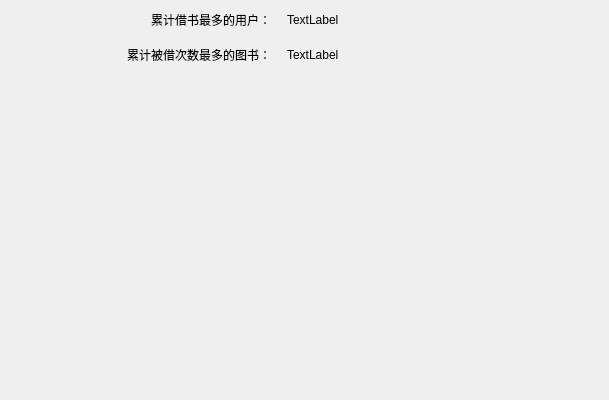
<?xml version="1.0" encoding="UTF-8"?>
<ui version="4.0">
 <class>Cell_AnalysisClass</class>
 <widget class="QWidget" name="Cell_AnalysisClass">
  <property name="geometry">
   <rect>
    <x>0</x>
    <y>0</y>
    <width>609</width>
    <height>400</height>
   </rect>
  </property>
  <property name="windowTitle">
   <string>Cell_Analysis</string>
  </property>
  <layout class="QGridLayout" name="gridLayout_2">
   <property name="leftMargin">
    <number>0</number>
   </property>
   <property name="topMargin">
    <number>0</number>
   </property>
   <property name="rightMargin">
    <number>0</number>
   </property>
   <property name="bottomMargin">
    <number>0</number>
   </property>
   <property name="spacing">
    <number>0</number>
   </property>
   <item row="0" column="0">
    <widget class="QWidget" name="widget" native="true">
     <property name="sizePolicy">
      <sizepolicy hsizetype="Preferred" vsizetype="Minimum">
       <horstretch>0</horstretch>
       <verstretch>0</verstretch>
      </sizepolicy>
     </property>
     <property name="minimumSize">
      <size>
       <width>0</width>
       <height>75</height>
      </size>
     </property>
     <property name="maximumSize">
      <size>
       <width>16777215</width>
       <height>75</height>
      </size>
     </property>
     <property name="name" stdset="0">
      <string>bg</string>
     </property>
     <layout class="QGridLayout" name="gridLayout">
      <property name="topMargin">
       <number>0</number>
      </property>
      <property name="bottomMargin">
       <number>0</number>
      </property>
      <item row="1" column="0">
       <widget class="QLabel" name="lb_book_prefix">
        <property name="sizePolicy">
         <sizepolicy hsizetype="Maximum" vsizetype="Maximum">
          <horstretch>150</horstretch>
          <verstretch>0</verstretch>
         </sizepolicy>
        </property>
        <property name="minimumSize">
         <size>
          <width>250</width>
          <height>10</height>
         </size>
        </property>
        <property name="maximumSize">
         <size>
          <width>250</width>
          <height>16777215</height>
         </size>
        </property>
        <property name="text">
         <string>累计被借次数最多的图书：</string>
        </property>
        <property name="alignment">
         <set>Qt::AlignRight|Qt::AlignTrailing|Qt::AlignVCenter</set>
        </property>
        <property name="name" stdset="0">
         <string>lb</string>
        </property>
       </widget>
      </item>
      <item row="1" column="1">
       <widget class="QLabel" name="lb_bookname">
        <property name="sizePolicy">
         <sizepolicy hsizetype="Minimum" vsizetype="Minimum">
          <horstretch>0</horstretch>
          <verstretch>0</verstretch>
         </sizepolicy>
        </property>
        <property name="minimumSize">
         <size>
          <width>300</width>
          <height>10</height>
         </size>
        </property>
        <property name="maximumSize">
         <size>
          <width>300</width>
          <height>16777215</height>
         </size>
        </property>
        <property name="text">
         <string>TextLabel</string>
        </property>
        <property name="alignment">
         <set>Qt::AlignLeading|Qt::AlignLeft|Qt::AlignVCenter</set>
        </property>
        <property name="name" stdset="0">
         <string>lb</string>
        </property>
       </widget>
      </item>
      <item row="0" column="1">
       <widget class="QLabel" name="lb_username">
        <property name="sizePolicy">
         <sizepolicy hsizetype="Maximum" vsizetype="Maximum">
          <horstretch>0</horstretch>
          <verstretch>0</verstretch>
         </sizepolicy>
        </property>
        <property name="minimumSize">
         <size>
          <width>300</width>
          <height>10</height>
         </size>
        </property>
        <property name="maximumSize">
         <size>
          <width>300</width>
          <height>16777215</height>
         </size>
        </property>
        <property name="text">
         <string>TextLabel</string>
        </property>
        <property name="alignment">
         <set>Qt::AlignLeading|Qt::AlignLeft|Qt::AlignVCenter</set>
        </property>
        <property name="name" stdset="0">
         <string>lb</string>
        </property>
       </widget>
      </item>
      <item row="0" column="0">
       <widget class="QLabel" name="lb_user_prefix">
        <property name="sizePolicy">
         <sizepolicy hsizetype="Maximum" vsizetype="Maximum">
          <horstretch>150</horstretch>
          <verstretch>0</verstretch>
         </sizepolicy>
        </property>
        <property name="minimumSize">
         <size>
          <width>250</width>
          <height>10</height>
         </size>
        </property>
        <property name="maximumSize">
         <size>
          <width>250</width>
          <height>16777215</height>
         </size>
        </property>
        <property name="text">
         <string>累计借书最多的用户：</string>
        </property>
        <property name="alignment">
         <set>Qt::AlignRight|Qt::AlignTrailing|Qt::AlignVCenter</set>
        </property>
        <property name="name" stdset="0">
         <string>lb</string>
        </property>
       </widget>
      </item>
     </layout>
    </widget>
   </item>
   <item row="1" column="0">
    <widget class="QWidget" name="container" native="true">
     <property name="sizePolicy">
      <sizepolicy hsizetype="Preferred" vsizetype="Preferred">
       <horstretch>0</horstretch>
       <verstretch>0</verstretch>
      </sizepolicy>
     </property>
    </widget>
   </item>
  </layout>
 </widget>
 <layoutdefault spacing="6" margin="11"/>
 <resources/>
 <connections/>
</ui>
